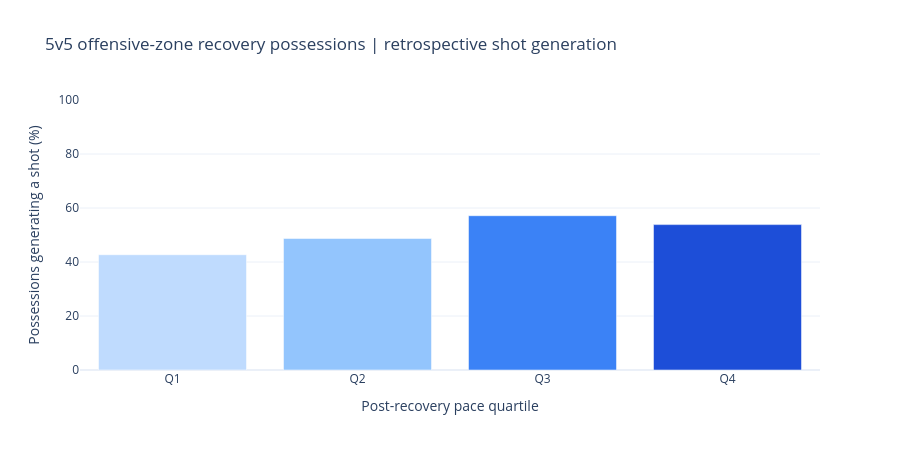

The cell this chart's notebook holds for it:
### Markdown cell above
## 11.5. Compare shot generation after recovery

Show the percentage of qualifying possessions that lead to a shot attempt. Use bars without uncertainty intervals and retain counts, games, median pace, and sequence spans. Mean first-shot distance and shot timing are conditional on generating a shot and should not be interpreted as outcomes for unsuccessful possessions.

### Code cell
recovery_summary = analysis_recoveries.groupby("pace_band").agg(
    possessions=("possession_id", "size"), shot_possessions=("leads_to_shot", "sum"),
    games=("game_id", "nunique"), shot_rate=("leads_to_shot", "mean"),
    median_pace_ft_s=("post_recovery_pace_ft_s", "median"),
    median_sequence_span_seconds=("sequence_span_seconds", "median"),
    median_time_to_shot_seconds=("time_to_first_shot_seconds", "median"),
    mean_first_shot_distance_ft=("first_shot_distance_ft", "mean"),
).reset_index()
recovery_summary["shot_pct"] = 100 * recovery_summary["shot_rate"]
display(recovery_summary.round(2))
recovery_fig = px.bar(
    recovery_summary, x="pace_band", y="shot_pct", color="pace_band",
    category_orders={"pace_band": ["Q1", "Q2", "Q3", "Q4"]},
    color_discrete_map={"Q1":"#bfdbfe", "Q2":"#93c5fd", "Q3":"#3b82f6", "Q4":"#1d4ed8"},
    hover_data=["possessions", "shot_possessions", "games", "median_pace_ft_s", "median_sequence_span_seconds"],
    labels={"pace_band":"Post-recovery pace quartile", "shot_pct":"Possessions generating a shot (%)"},
    title="5v5 offensive-zone recovery possessions | retrospective shot generation",
)
recovery_fig.update_layout(template="plotly_white", height=450, showlegend=False)
recovery_fig.update_yaxes(range=[0,100])
recovery_fig.show()

### Figure 1 — Plotly figure (JSON) as saved in the notebook; plotly's stock layout.template omitted (floating-point values rounded to 4 significant figures)
{"data": [{"customdata": [[274.0, 117.0, 34.0, 5.0, 2.0]], "hovertemplate": "Post-recovery pace quartile=%{x}<br>Possessions generating a shot (%)=%{y}<br>possessions=%{customdata[0]}<br>shot_possessions=%{customdata[1]}<br>games=%{customdata[2]}<br>median_pace_ft_s=%{customdata[3]}<br>median_sequence_span_seconds=%{customdata[4]}<extra></extra>", "legendgroup": "Q1", "marker": {"color": "#bfdbfe", "pattern": {"shape": ""}}, "name": "Q1", "orientation": "v", "showlegend": true, "textposition": "auto", "type": "bar", "x": ["Q1"], "xaxis": "x", "y": [42.7], "yaxis": "y"}, {"customdata": [[273.0, 133.0, 34.0, 12.27, 5.0]], "hovertemplate": "Post-recovery pace quartile=%{x}<br>Possessions generating a shot (%)=%{y}<br>possessions=%{customdata[0]}<br>shot_possessions=%{customdata[1]}<br>games=%{customdata[2]}<br>median_pace_ft_s=%{customdata[3]}<br>median_sequence_span_seconds=%{customdata[4]}<extra></extra>", "legendgroup": "Q2", "marker": {"color": "#93c5fd", "pattern": {"shape": ""}}, "name": "Q2", "orientation": "v", "showlegend": true, "textposition": "auto", "type": "bar", "x": ["Q2"], "xaxis": "x", "y": [48.72], "yaxis": "y"}, {"customdata": [[273.0, 156.0, 34.0, 17.73, 5.0]], "hovertemplate": "Post-recovery pace quartile=%{x}<br>Possessions generating a shot (%)=%{y}<br>possessions=%{customdata[0]}<br>shot_possessions=%{customdata[1]}<br>games=%{customdata[2]}<br>median_pace_ft_s=%{customdata[3]}<br>median_sequence_span_seconds=%{customdata[4]}<extra></extra>", "legendgroup": "Q3", "marker": {"color": "#3b82f6", "pattern": {"shape": ""}}, "name": "Q3", "orientation": "v", "showlegend": true, "textposition": "auto", "type": "bar", "x": ["Q3"], "xaxis": "x", "y": [57.14], "yaxis": "y"}, {"customdata": [[273.0, 147.0, 34.0, 25.29, 3.5]], "hovertemplate": "Post-recovery pace quartile=%{x}<br>Possessions generating a shot (%)=%{y}<br>possessions=%{customdata[0]}<br>shot_possessions=%{customdata[1]}<br>games=%{customdata[2]}<br>median_pace_ft_s=%{customdata[3]}<br>median_sequence_span_seconds=%{customdata[4]}<extra></extra>", "legendgroup": "Q4", "marker": {"color": "#1d4ed8", "pattern": {"shape": ""}}, "name": "Q4", "orientation": "v", "showlegend": true, "textposition": "auto", "type": "bar", "x": ["Q4"], "xaxis": "x", "y": [53.85], "yaxis": "y"}], "layout": {"barmode": "relative", "height": 450, "legend": {"title": {"text": "Post-recovery pace quartile"}, "tracegroupgap": 0}, "showlegend": false, "title": {"text": "5v5 offensive-zone recovery possessions | retrospective shot generation"}, "xaxis": {"anchor": "y", "categoryarray": ["Q1", "Q2", "Q3", "Q4"], "categoryorder": "array", "domain": [0.0, 1.0], "title": {"text": "Post-recovery pace quartile"}}, "yaxis": {"anchor": "x", "domain": [0.0, 1.0], "range": [0, 100], "title": {"text": "Possessions generating a shot (%)"}}}}
